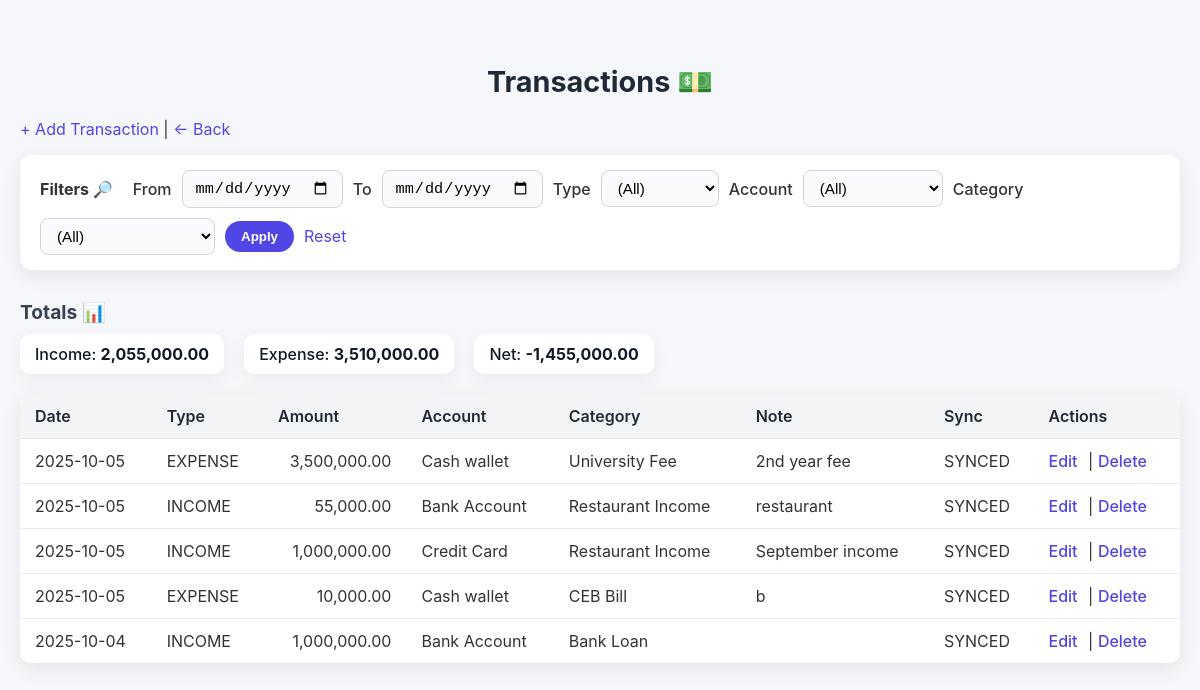
Screenshot of /app/transactions/index.php (signed in) with the database file from the repository.
### tables this page shows
CREATE TABLE TRANSACTIONS_LOCAL (
  local_txn_id       INTEGER PRIMARY KEY AUTOINCREMENT,
  client_txn_uuid    TEXT NOT NULL UNIQUE,
  user_local_id      INTEGER NOT NULL,
  account_local_id   INTEGER NOT NULL,
  category_local_id  INTEGER NOT NULL,
  txn_type           TEXT NOT NULL CHECK(txn_type IN ('INCOME','EXPENSE','TRANSFER')),
  amount             REAL NOT NULL,
  txn_date           TEXT NOT NULL, -- ISO-8601
  note               TEXT,
  sync_status        TEXT NOT NULL DEFAULT 'PENDING' CHECK(sync_status IN ('PENDING','SYNCED','CONFLICT')),
  server_txn_id      INTEGER,
  created_at         TEXT NOT NULL,
  updated_at         TEXT NOT NULL,
  last_sync_at       TEXT,
  FOREIGN KEY(user_local_id)     REFERENCES USERS_LOCAL(local_user_id),
  FOREIGN KEY(account_local_id)  REFERENCES ACCOUNTS_LOCAL(local_account_id),
  FOREIGN KEY(category_local_id) REFERENCES CATEGORIES_LOCAL(local_category_id)
);

CREATE TABLE ACCOUNTS_LOCAL (
  local_account_id  INTEGER PRIMARY KEY AUTOINCREMENT,
  user_local_id     INTEGER NOT NULL,
  server_account_id INTEGER,
  account_name      TEXT NOT NULL,
  account_type      TEXT NOT NULL CHECK(account_type IN ('CASH','BANK','CARD','MOBILE')),
  currency_code     TEXT NOT NULL DEFAULT 'LKR',
  opening_balance   REAL NOT NULL DEFAULT 0,
  is_active         INTEGER NOT NULL DEFAULT 1, -- 1/0
  created_at        TEXT NOT NULL,
  updated_at        TEXT NOT NULL,
  FOREIGN KEY(user_local_id) REFERENCES USERS_LOCAL(local_user_id)
);

CREATE TABLE CATEGORIES_LOCAL (
  local_category_id  INTEGER PRIMARY KEY AUTOINCREMENT,
  user_local_id      INTEGER NOT NULL,
  server_category_id INTEGER,
  parent_local_id    INTEGER,
  category_name      TEXT NOT NULL,
  category_type      TEXT NOT NULL CHECK(category_type IN ('INCOME','EXPENSE')),
  created_at         TEXT NOT NULL,
  updated_at         TEXT NOT NULL,
  FOREIGN KEY(user_local_id)   REFERENCES USERS_LOCAL(local_user_id),
  FOREIGN KEY(parent_local_id) REFERENCES CATEGORIES_LOCAL(local_category_id)
);

### app/transactions/index.php (the view, shortened to what this page needs)
<?php
if (!function_exists('h')) {
    function h($v) { return htmlspecialchars((string)$v, ENT_QUOTES, 'UTF-8'); }
}
$pdo = sqlite();
$uid = (int)($_SESSION['uid'] ?? 0);
$from = $_GET['from'] ?? '';
$to   = $_GET['to'] ?? '';
$where = ["t.user_local_id = ?"];
$args  = [$uid];
$sql = "
SELECT
  t.local_txn_id, t.client_txn_uuid, t.txn_type, t.amount, t.txn_date, t.note, t.sync_status,
  a.account_name,
  c.category_name
FROM TRANSACTIONS_LOCAL t
JOIN ACCOUNTS_LOCAL a ON a.local_account_id = t.account_local_id
JOIN CATEGORIES_LOCAL c ON c.local_category_id = t.category_local_id
WHERE " . implode(' AND ', $where) . "
ORDER BY datetime(t.txn_date) DESC, t.local_txn_id DESC
LIMIT 200
";
$stmt = $pdo->prepare($sql);
$stmt->execute($args);
$rows = $stmt->fetchAll(PDO::FETCH_ASSOC);
$totSql = "
SELECT
  SUM(CASE WHEN t.txn_type='INCOME'  THEN t.amount ELSE 0 END) AS total_income,
  SUM(CASE WHEN t.txn_type='EXPENSE' THEN t.amount ELSE 0 END) AS total_expense
FROM TRANSACTIONS_LOCAL t
WHERE " . implode(' AND ', $where) . "
";
$sum = $pdo->prepare($totSql);
$sum->execute($args);
$tot = $sum->fetch(PDO::FETCH_ASSOC);
$income  = (float)($tot['total_income'] ?? 0);
$expense = (float)($tot['total_expense'] ?? 0);
$net     = $income - $expense;
?>
<!doctype html>
<html>
<head>
  <link rel="stylesheet" href="<?= APP_BASE ?>/app/transactions/index.css">
</head>
<body>
<h2>Transactions 💵</h2>
<p>
  <a href="<?= APP_BASE ?>/app/transactions/create.php">+ Add Transaction</a> |
  <a href="<?= APP_BASE ?>/public/dashboard.php">← Back</a>
</p>
<form method="get">
  <b>Filters 🔎</b><br>
  <label>From</label>
  <input type="date" name="from" value="<?= h($from) ?>">
  <label>To</label>
  <input type="date" name="to" value="<?= h($to) ?>">
  <label>Type</label>
  <select name="type">
    <option value="">(All)</option>
  </select>
  <label>Account</label>
  <select name="account">
    <option value="">(All)</option>
  </select>
  <label>Category</label>
  <select name="category">
    <option value="">(All)</option>
  </select>
  <button type="submit">Apply</button>
  <a href="<?= APP_BASE ?>/app/transactions/index.php">Reset</a>
</form>
<h3>Totals 📊</h3>
<ul>
  <li>Income: <b><?= number_format($income,2) ?></b></li>
  <li>Expense: <b><?= number_format($expense,2) ?></b></li>
  <li>Net: <b><?= number_format($net,2) ?></b></li>
</ul>
<table>
  <tr>
    <th>Date</th>
    <th>Type</th>
    <th>Amount</th>
    <th>Account</th>
    <th>Category</th>
    <th>Note</th>
    <th>Sync</th>
    <th>Actions</th>
  </tr>
  <?php foreach($rows as $r): ?>
  <tr>
    <td><?= h($r['txn_date']) ?></td>
    <td><?= h($r['txn_type']) ?></td>
    <td style="text-align:right"><?= number_format((float)$r['amount'],2) ?></td>
    <td><?= h($r['account_name']) ?></td>
    <td><?= h($r['category_name']) ?></td>
    <td><?= h($r['note']) ?></td>
    <td><?= h($r['sync_status']) ?></td>
    <td>
      <a href="<?= APP_BASE ?>/app/transactions/edit.php?id=<?= (int)$r['local_txn_id'] ?>">Edit</a> |
      <a href="<?= APP_BASE ?>/app/transactions/delete.php?id=<?= (int)$r['local_txn_id'] ?>" onclick="return confirm('Delete this transaction?');">Delete</a>
    </td>
  </tr>
  <?php endforeach; ?>
</table>
</body>
</html>

### app/transactions/index.css (style rules this page uses)
body { font-family: 'Inter', sans-serif; background: #f5f7fa; color: #333; margin: 0; padding: 40px 20px; }
h2 { font-size: 1.8rem; text-align: center; margin-bottom: 20px; color: #1f2937; }
h3 { font-size: 1.2rem; margin-top: 30px; margin-bottom: 10px; color: #374151; }
a { color: #4f46e5; text-decoration: none; transition: color 0.3s ease; }
form { background: #fff; padding: 15px 20px; border-radius: 12px; box-shadow: 0 6px 20px rgba(0,0,0,0.08); margin-bottom: 20px; display: flex; flex-wrap: wrap; gap: 10px; align-items: center; }
form label { font-weight: 500; }
form input, form select { padding: 8px 12px; border: 1px solid #d1d5db; border-radius: 8px; outline: none; font-size: 0.95rem; background: #f9fafb; transition: all 0.3s ease; }
form button { padding: 8px 16px; background: #4f46e5; color: #fff; border: none; border-radius: 25px; font-weight: 600; cursor: pointer; transition: all 0.3s ease; }
ul { list-style: none; padding: 0; margin: 0 0 20px 0; display: flex; gap: 20px; flex-wrap: wrap; }
ul li { background: #fff; padding: 10px 15px; border-radius: 10px; box-shadow: 0 6px 20px rgba(0,0,0,0.05); font-weight: 500; color: #111827; }
table { width: 100%; border-collapse: collapse; background: #fff; border-radius: 10px; overflow: hidden; box-shadow: 0 6px 20px rgba(0,0,0,0.08); }
th, td { padding: 12px 15px; text-align: left; border-bottom: 1px solid #e5e7eb; }
th { background: #f3f4f6; font-weight: 600; color: #1f2937; }
tr:last-child td { border-bottom: none; }
td a { margin-right: 6px; font-weight: 500; color: #4f46e5; text-decoration: none; }

### rows the page displays
transactions_local: txn_date "2025-10-05", txn_type "EXPENSE", amount "3,500,000.00", account_local.account_name "Cash wallet", category_local.category_name "University Fee", note "2nd year fee", sync_status "SYNCED"
transactions_local: txn_date "2025-10-05", txn_type "INCOME", amount "55,000.00", account_local.account_name "Bank Account", category_local.category_name "Restaurant Income", note "restaurant", sync_status "SYNCED"
transactions_local: txn_date "2025-10-05", txn_type "INCOME", amount "1,000,000.00", account_local.account_name "Credit Card", category_local.category_name "Restaurant Income", note "September income", sync_status "SYNCED"
transactions_local: txn_date "2025-10-05", txn_type "EXPENSE", amount "10,000.00", account_local.account_name "Cash wallet", category_local.category_name "CEB Bill", note "b", sync_status "SYNCED"
transactions_local: txn_date "2025-10-04", txn_type "INCOME", amount "1,000,000.00", account_local.account_name "Bank Account", category_local.category_name "Bank Loan", sync_status "SYNCED"

### other values shown
$income "2,055,000.00"
$expense "3,510,000.00"
$net "-1,455,000.00"
